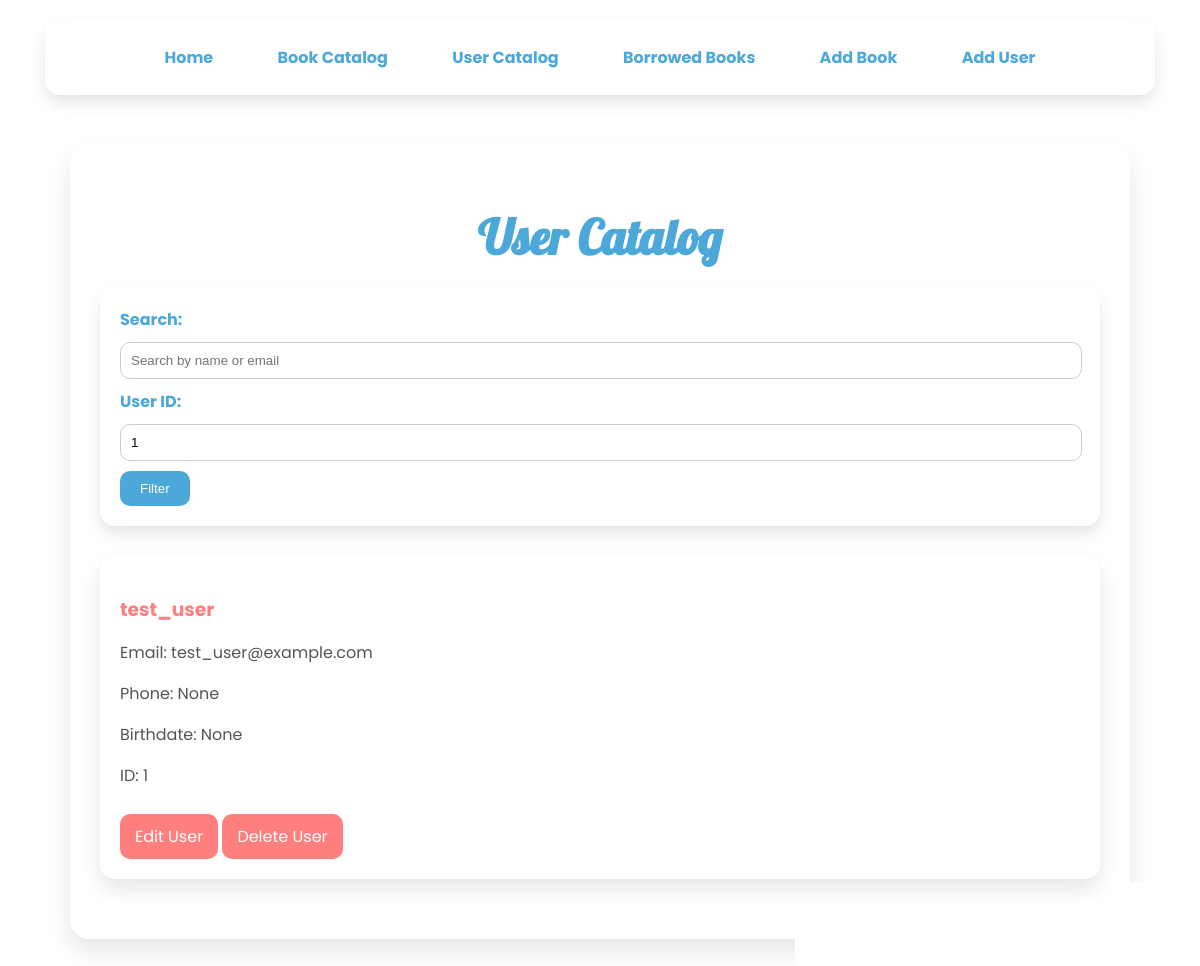
/users?id=1, run on the app's committed database.
### app/models.py (models this page shows, shortened)
class User(db.Model):
    id = db.Column(db.Integer, primary_key=True)
    name = db.Column(db.String(100), nullable=False)
    email = db.Column(db.String(100), nullable=False)
    phone_number = db.Column(db.String(20), nullable=True)
    birthdate = db.Column(db.Date, nullable=True)
    borrowed_books = relationship('Borrow', backref='user', cascade='all, delete-orphan')

### app/routes.py (the view)
@main.route('/users', methods=['GET', 'POST'])
def users():
    search = request.args.get('search', '')
    user_id = request.args.get('id', '')
    query = User.query
    if search:
        query = query.filter(User.name.ilike(f'%{search}%') | User.email.ilike(f'%{search}%'))
    if user_id:
        query = query.filter(User.id == user_id)
    users = query.paginate(page=request.args.get('page', 1, type=int), per_page=5)
    return render_template('users.html', users=users)

### app/templates/users.html (shortened to what this page needs)
<!DOCTYPE html>
<html lang="en">
<head>
</head>
<body>
<nav>
    <a href="{{ url_for('main.home') }}">Home</a>
    <a href="{{ url_for('main.catalog') }}">Book Catalog</a>
    <a href="{{ url_for('main.users') }}">User Catalog</a>
    <a href="{{ url_for('main.borrowed_books') }}">Borrowed Books</a>
    <a href="{{ url_for('main.add_book') }}">Add Book</a>
    <a href="{{ url_for('main.add_user') }}">Add User</a>
</nav>
<div class="container">
    <h1>User Catalog</h1>
    <form class="filter-form" method="get" action="{{ url_for('main.users') }}">
        <label for="search">Search:</label>
        <input type="text" id="search" name="search" placeholder="Search by name or email"
               value="{{ request.args.get('search', '') }}">
        <label for="id">User ID:</label>
        <input type="number" id="id" name="id" placeholder="Search by ID" value="{{ request.args.get('id', '') }}">
        <button type="submit">Filter</button>
    </form>
    {% for user in users.items %}
    <div class="user-card">
        <h3>{{ user.name }}</h3>
        <p>Email: {{ user.email }}</p>
        <p>Phone: {{ user.phone_number }}</p>
        <p>Birthdate: {{ user.birthdate }}</p>
        <p>ID: {{ user.id }}</p>
        <a href="{{ url_for('main.edit_user', user_id=user.id) }}" class="btn">Edit User</a>
        <a href="{{ url_for('main.delete_user', user_id=user.id) }}" class="btn"
           onclick="return confirm('Are you sure you want to delete this user?')">Delete User</a>
    </div>
    {% endfor %}
</div>
</body>
</html>

### data on the page
User: name "test_user", email "test_user@example.com", phone_number "None", birthdate "None", id "1"
